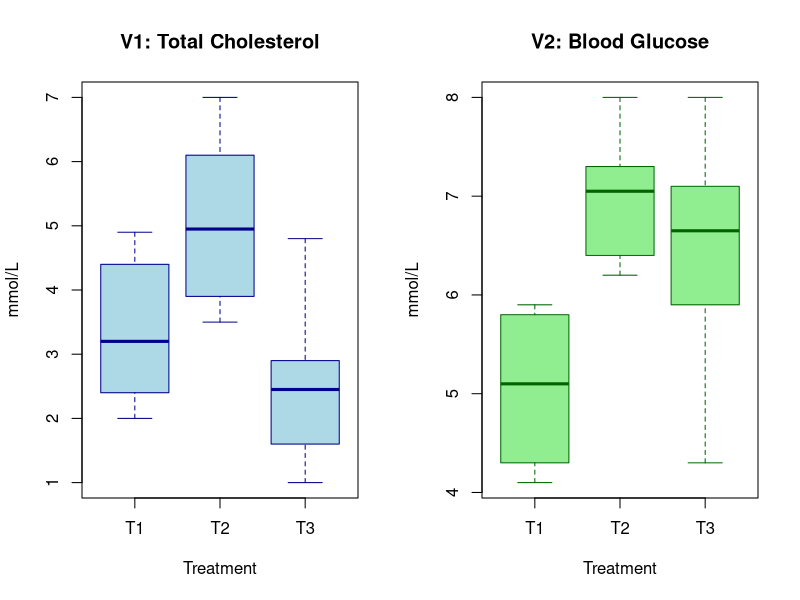
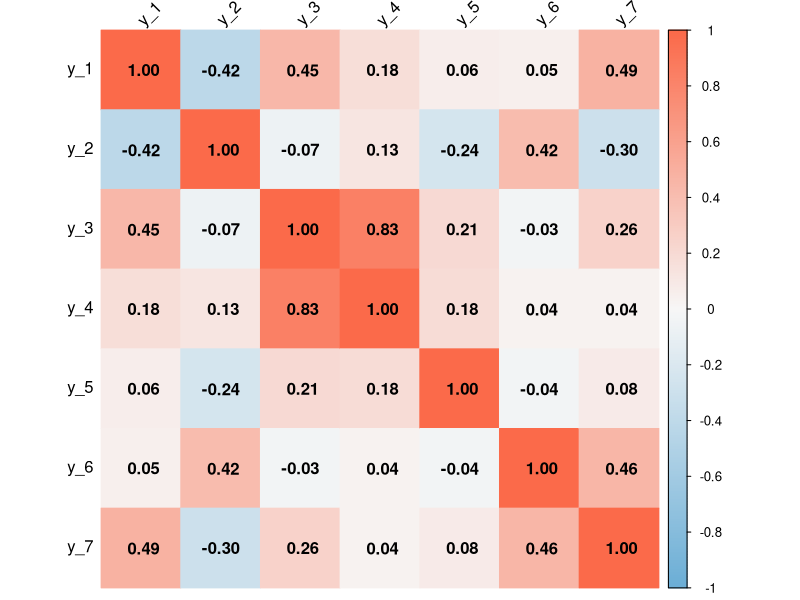
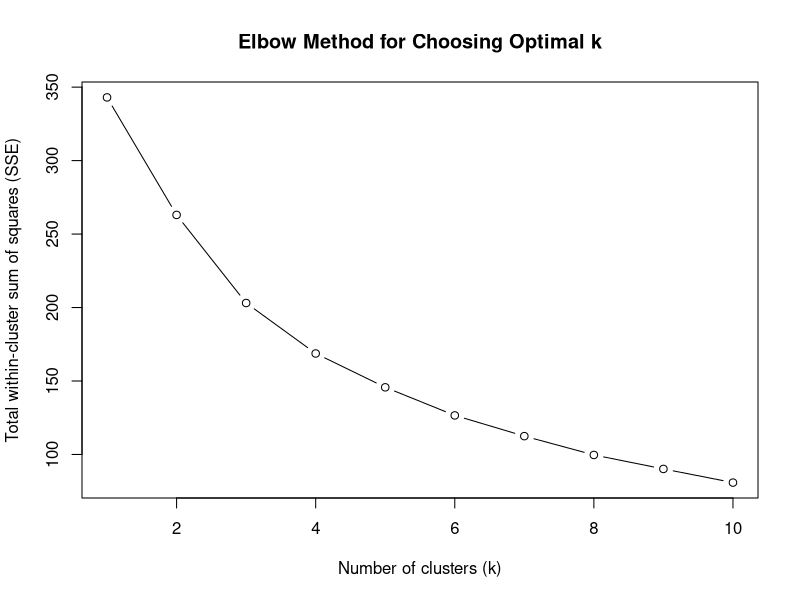

Write the R code that produced these figures, in order.
# Read the dataset
treatment_data <- read.csv("data_treatment.csv", header = TRUE, stringsAsFactors = FALSE)
pollution_data <- read.csv("data_pollution.csv", header = TRUE, stringsAsFactors = FALSE)

# 1.(i) Hotelling’s T² Test: One Population
if (!requireNamespace("MASS", quietly = TRUE)) install.packages("MASS")
library(MASS)

hotelling_test_one_population <- function(data, mu) {
  if (!is.matrix(data)) stop("Data must be a matrix.")
  if (ncol(data) != length(mu)) stop("Mean vector length must match number of columns in data.")
  
  n <- nrow(data)
  p <- ncol(data)
  x_bar <- colMeans(data)
  S <- cov(data)
  S_inv <- solve(S)
  
  diff <- x_bar - mu
  T2 <- n * t(diff) %*% S_inv %*% diff
  
  F_stat <- ((n - p) / (p * (n - 1))) * T2
  df1 <- p
  df2 <- n - p
  p_value <- 1 - pf(F_stat, df1, df2)
  
  return(list(
    T2_stat = as.numeric(T2),
    p_value = as.numeric(p_value),
    F_stat = as.numeric(F_stat),
    df1 = df1,
    df2 = df2
  ))
}

# 1.(ii) Run Hotelling’s Test
data_matrix <- as.matrix(treatment_data[, c("V1", "V2")])
mu0 <- c(5, 5)
result <- hotelling_test_one_population(data_matrix, mu0)

cat("Hotelling's T² statistic:", round(result$T2_stat, 4), "\n")
cat("p-value:", signif(result$p_value, 4), "\n")
cat("F-statistic:", round(result$F_stat, 4), 
    "with df1 =", result$df1, "and df2 =", result$df2, "\n")

# 1.(iii) Boxplots by Treatment
png("1.(iii)_boxplots.png", width = 1000, height = 450)
par(mfrow = c(1, 2))

boxplot(V1 ~ Treatment, data = treatment_data,
        main = "V1: Total Cholesterol",
        xlab = "Treatment",
        ylab = "mmol/L",
        col = "lightblue", border = "darkblue", 
        outline = TRUE)

boxplot(V2 ~ Treatment, data = treatment_data,
        main = "V2: Blood Glucose",
        xlab = "Treatment",
        ylab = "mmol/L",
        col = "lightgreen", border = "darkgreen", 
        outline = TRUE)

par(mfrow = c(1, 1))
dev.off()

# 1.(iv) MANOVA Components
p  <- 2
g  <- length(unique(treatment_data$Treatment))
N  <- nrow(treatment_data)

y_bar <- colMeans(treatment_data[, 1:2])
print(y_bar)

W <- matrix(0, nrow = p, ncol = p)
B <- matrix(0, nrow = p, ncol = p)

for(tr in unique(treatment_data$Treatment)) {
  grp     <- treatment_data[treatment_data$Treatment == tr, 1:2]
  n_i     <- nrow(grp)
  y_bar_i <- colMeans(grp)
  
  for(j in 1:n_i) {
    diff <- matrix(as.numeric(grp[j, ]) - y_bar_i, ncol = 1)
    W <- W + diff %*% t(diff)
  }
  
  diff_bar <- matrix(y_bar_i - y_bar, ncol = 1)
  B <- B + n_i * diff_bar %*% t(diff_bar)
}

print("Within-group sum of squares and cross-products (W):")
print(W)
print("Between-group sum of squares and cross-products (B):")
print(B)

wilklambda  <- det(W) / det(W + B)
F_stat  <- ((N - g - 1)/2) * ((1 - sqrt(wilklambda)) / sqrt(wilklambda))
df1     <- p * (g - 1)
df2     <- 2 * (N - 4)
p_val   <- pf(F_stat, df1, df2, lower.tail = FALSE)

wilklambda; F_stat; df1; df2; p_val

manova_tab <- list(
  Treatment = list(SSP = B, df = g - 1),
  Residual  = list(SSP = W, df = N - g),
  Total     = list(SSP = B + W, df = N - 1)
)
print(manova_tab)

manova_model <- manova(cbind(V1, V2) ~ Treatment, data = treatment_data)
summary_manova <- summary(manova_model, test = "Wilks")
print(summary_manova)

# 2.(i) Outlier Capping, Cleaning, and Scaling
rownames(pollution_data) <- pollution_data[, 1]
pollution_data <- pollution_data[, -1]

cap_outliers_dataset <- function(data, numeric_cols, factor = 1.5) {
  detect_outliers_iqr <- function(x) {
    Q1 <- quantile(x, 0.25, na.rm = TRUE)
    Q3 <- quantile(x, 0.75, na.rm = TRUE)
    IQR_val <- Q3 - Q1
    lower <- Q1 - factor * IQR_val
    upper <- Q3 + factor * IQR_val
    x < lower | x > upper
  }
  
  cap_outliers_iqr <- function(x) {
    Q1 <- quantile(x, 0.25, na.rm = TRUE)
    Q3 <- quantile(x, 0.75, na.rm = TRUE)
    IQR_val <- Q3 - Q1
    lower <- Q1 - factor * IQR_val
    upper <- Q3 + factor * IQR_val
    x[x < lower] <- lower
    x[x > upper] <- upper
    x
  }
  
  outlier_flags <- as.data.frame(
    sapply(numeric_cols, function(col) detect_outliers_iqr(data[[col]]))
  )
  outlier_counts <- colSums(outlier_flags)
  cat("Number of outliers in each variable:\n")
  print(outlier_counts)
  
  data_capped <- data
  for (col in numeric_cols) {
    data_capped[[col]] <- cap_outliers_iqr(data_capped[[col]])
  }
  
  return(data_capped)
}

numeric_cols <- c("y_1", "y_2", "y_3", "y_4", "y_5", "y_6", "y_7")
pollution_data_capped <- cap_outliers_dataset(pollution_data, numeric_cols)

colSums(is.na(pollution_data_capped))

for (v in numeric_cols) {
  pollution_data_capped[[v]][is.na(pollution_data_capped[[v]])] <- 
    median(pollution_data_capped[[v]], na.rm = TRUE)
}

pollution_data_scaled <- pollution_data_capped
for (col in numeric_cols) {
  mean_val <- mean(pollution_data_capped[[col]], na.rm = TRUE)
  sd_val <- sd(pollution_data_capped[[col]], na.rm = TRUE)
  pollution_data_scaled[[col]] <- (pollution_data_capped[[col]] - mean_val) / sd_val
}

# 2.(ii) Correlation and Clustering
summary(pollution_data_scaled)
cor_matrix <- cor(pollution_data_scaled, method = "pearson")

png("2.(ii)_corrplot.png", width = 800, height = 700)
library(corrplot)
corrplot(cor_matrix, 
         method = "color",
         tl.col = "black",
         tl.srt = 45,
         addCoef.col = "black",
         col = colorRampPalette(c("#6BAED6", "#F7F7F7", "#FB6A4A"))(200)
)
dev.off()

set.seed(123)
max_k <- 10
wss <- numeric(max_k)
for (k in 1:max_k) {
  km_model <- kmeans(pollution_data_scaled, centers = k, nstart = 100)
  wss[k] <- km_model$tot.withinss
}

png("2.(ii)_elbow.png", width = 800, height = 500)
plot(1:max_k, wss, type="b",
     xlab="Number of clusters (k)",
     ylab="Total within-cluster sum of squares (SSE)",
     main="Elbow Method for Choosing Optimal k")
dev.off()

optimal_k <- 3
set.seed(123)
final_kmeans <- kmeans(pollution_data_scaled, centers = optimal_k, nstart = 100)

cluster_assignments <- final_kmeans$cluster
print(cluster_assignments)
table(cluster_assignments)

library(ggplot2)
pca_result <- prcomp(pollution_data_scaled)
pca_df <- data.frame(pca_result$x[, 1:2])
pca_df$Cluster <- as.factor(cluster_assignments)
pca_df$City <- rownames(pollution_data_scaled)

p <- ggplot(pca_df, aes(x = PC1, y = PC2, color = Cluster, label = City)) +
  geom_point(size = 3, alpha = 0.9) +
  geom_text(vjust = -0.5, size = 3, check_overlap = TRUE) +
  labs(title = "K-means Clusters with City Labels (PCA Projection)",
       x = "Principal Component 1",
       y = "Principal Component 2") +
  theme_bw(base_size = 14) +
  theme(
    panel.grid.major = element_line(color = "grey85"),
    panel.grid.minor = element_blank(),
    panel.border = element_rect(color = "grey70", fill = NA),
    plot.title = element_text(face = "bold", hjust = 0.5),
    legend.position = "right"
  ) +
  scale_color_brewer(palette = "Set2")

ggplot2::ggsave(
  filename = "2.(ii)_pca_clusters.png",
  plot = p,
  width = 9,
  height = 6,
  dpi = 300,
  bg = "white"
)

aggregate(pollution_data_capped[, 1:7], by = list(final_kmeans$cluster), FUN = mean)
